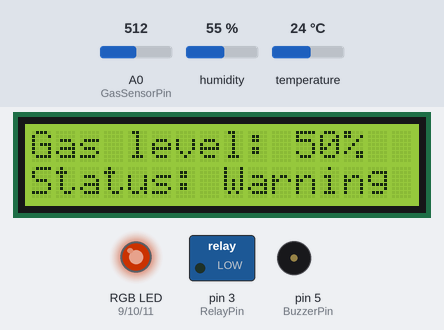
Simulated run of this sketch. Board: Arduino Uno, built with avr-gcc and run on an emulated ATmega328P. Shown: 16×2 character LCD, switched loads named in the sketch (green lamp = pin HIGH), an RGB LED mixed from three pins (HIGH = lit), buzzer (waves = sounding). The test bench sets the inputs (shaded band); at power-on: temperature 24 °C, A0 (GasSensorPin) = 512, humidity 55 %. Dim RGB values are drawn brighter than linear; what the sketch prints to the serial monitor is not drawn.

Above: at 4.39 s.
4.4 s: temperature set to 28 °C
At 6.29 s:
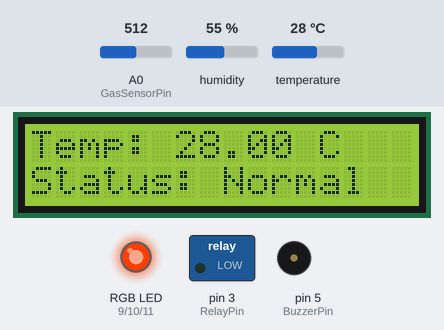
6.5 s: temperature set to 31 °C
At 7.8 s:
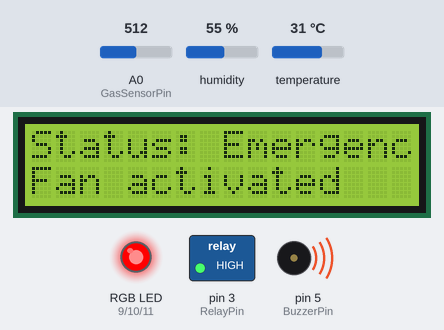
8.5 s: temperature set to 12 °C
At 9.48 s:
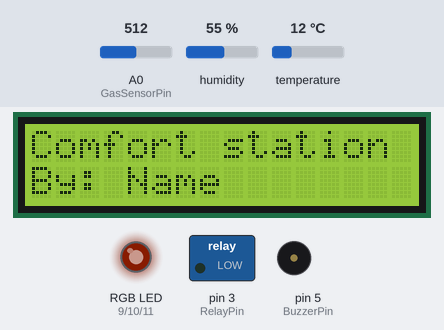
11.0 s: A0 (GasSensorPin) set to 163
At 12.37 s:
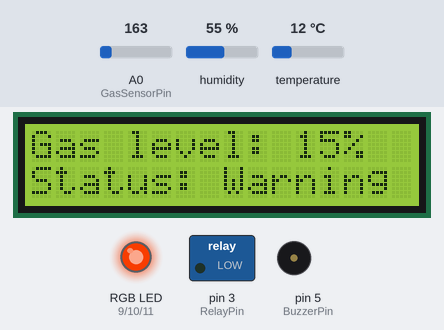
13.1 s: A0 (GasSensorPin) set to 141
At 13.41 s:
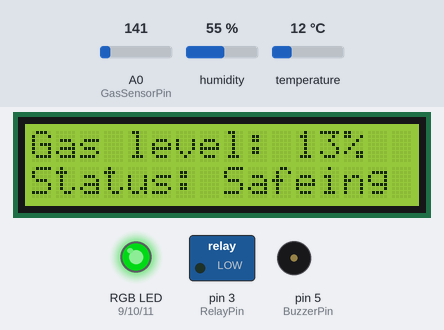
14.8 s: humidity set to 58 %
16.8 s: humidity set to 61 %
At 18.33 s:
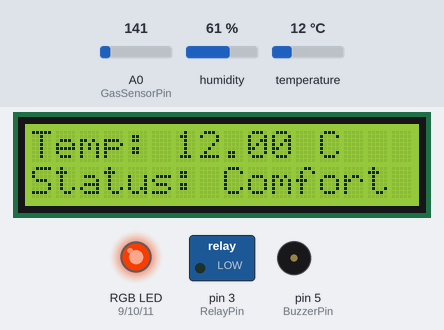
Timing chart, 0 to 25.9 s (numbered marks = the images above; inputs shaded):
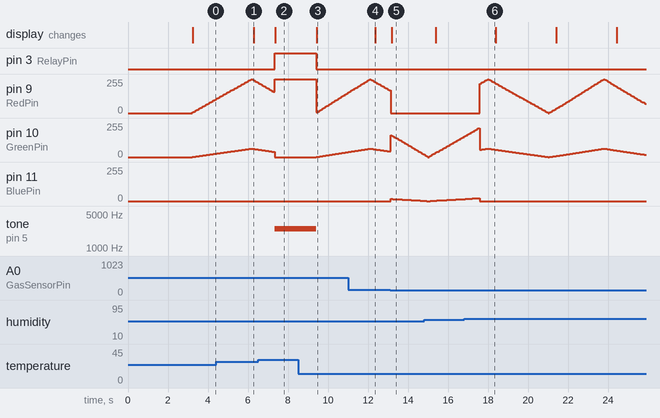

Measured:
- the behaviour switches between 29 and 30 °C on temperature (found by bisection; images 1 and 2)
- the behaviour switches between 154 and 153 on A0 (GasSensorPin) (found by bisection; images 4 and 5)
- the behaviour switches between 59 and 60 % on humidity (found by bisection; images 5 and 6)
- after the input at 4.4 s, the display: changes after 1.9 s (image 1)
- after the input at 6.5 s, pin 3 (RelayPin): LOW → HIGH after 0.83 s; tone on pin 5 (BuzzerPin): silent → 2500 Hz after 0.83 s; the display: changes after 0.87 s (image 2)
- after the input at 8.5 s, pin 3 (RelayPin): HIGH → LOW after 0.92 s; pin 10 (GreenPin): moves from 0/255 to 37/255 over 1.5 s, starting after 0.92 s; tone on pin 5 (BuzzerPin): 2500 Hz → silent after 0.92 s; the display: changes after 0.94 s (image 3)
- after the input at 11.0 s, the display: changes after 1.4 s (image 4)
- after the input at 13.1 s, pin 11 (BluePin): 0/255 → 16/255 at once, → 15/255 0.11 s later, → 14/255 0.11 s later, → 13/255 0.14 s later, … (15 changes in this stretch); the display: changes after 0.08 s (image 5)

The sketch:

15_SmartIndoorClimateActuation.ino
```cpp
/*
 * Author: Iwan
 * Project: 15 Smart Indoor Climate Actuation
 * Learning Objective: Analysis of multi-variable environmental signals,
 * I2C communication protocol, and power relay automation control.
 */

/*
 * +-------------------------------------------------------------------------+
 * |                     TECHNICAL CONNECTION MAP (DATA ONLY)                |
 * +-----------------------+-------------------+-----------------------------+
 * |   HARDWARE COMPONENT  | ARDUINO PIN (UNO) |         PIN TYPE            |
 * +-----------------------+-------------------+-----------------------------+
 * |   MQ-2 Gas Sensor     | A0                | Analog Input Signal         |
 * |   DHT11 Data Line     | D4                | Digital Input/Output (I/O)  |
 * |   RGB LED Red Pin     | D9 (PWM)          | Analog Output (PWM)         |
 * |   RGB LED Green Pin   | D10 (PWM)         | Analog Output (PWM)         |
 * |   RGB LED Blue Pin    | D11 (PWM)         | Analog Output (PWM)         |
 * |   Active Buzzer (+)   | D5 (PWM)          | Analog Output (PWM / tone)  |
 * |   5V Relay Module     | D3                | Digital Output Command      |
 * |   I2C LCD SDA Line    | A4                | Dedicated I2C Data Bus      |
 * |   I2C LCD SCL Line    | A5                | Dedicated I2C Clock Bus     |
 * +-----------------------+-------------------+-----------------------------+
 */

#include <Wire.h>
#include <LiquidCrystal_I2C.h>
#include <DHT.h>

// --- Hardware Mapping and Peripheral Definitions ---
#define GasSensorPin A0
#define DhtPin 4
#define DhtType DHT11
#define RedPin 9
#define GreenPin 10
#define BluePin 11
#define BuzzerPin 5
#define RelayPin 3

// --- Object Initialization ---
DHT DhtSensor(DhtPin, DhtType);
LiquidCrystal_I2C Lcd(0x27, 16, 2);

// --- Execution Control Variables ---
unsigned long PreviousMillis = 0;
int ScreenMode = 0;
int Brightness = 0;
int FadeAmount = 5;

void setup() {
  // Configuration of Pin Modes for actuators and relays
  pinMode(RedPin, OUTPUT);
  pinMode(GreenPin, OUTPUT);
  pinMode(BluePin, OUTPUT);
  pinMode(BuzzerPin, OUTPUT);
  pinMode(RelayPin, OUTPUT); // Configure relay pin as an output signal line

  // Force secure home state: ventilation fan starts completely OFF
  digitalWrite(RelayPin, LOW);

  // Peripheral activation sequences
  DhtSensor.begin();
  Lcd.init();
  Lcd.backlight();

  // Initial system diagnostic sequence
  Lcd.setCursor(0, 0);
  Lcd.print("Station ready"); // Sentence Case applied

  Lcd.setCursor(0, 1);
  Lcd.print("Booting system"); // Sentence Case applied

  // Establishment of hardware terminal baud rate communication
  Serial.begin(9600);
  Serial.println("==================================================");
  Serial.println("    POWER ELECTRONICS: INTEGRATED RELAY ACTIVE    ");
  Serial.println("==================================================");

  // Stabilization period for sensor chemistry
  delay(3000);
  Lcd.clear();
}

void loop() {
  // --- 1. QUANTITATIVE SIGNAL ACQUISITION ---
  int RawValue = analogRead(GasSensorPin);
  int GasPercent = map(RawValue, 0, 1023, 0, 100);
  float Temp = DhtSensor.readTemperature();
  float Hum = DhtSensor.readHumidity();

  // --- 2. PULSE ENGINE (PWM NON-BLOCKING SIGNAL) ---
  // Calculates real-time incremental steps for visual breathing effects
  Brightness = Brightness + FadeAmount;
  if (Brightness >= 255) {
    FadeAmount = -5;
  }
  if (Brightness <= 0) {
    FadeAmount = 5;
  }

  // --- 3. UI SCHEDULER (TEMPORAL MULTIPLEXING) ---
  // Rotates information screens every 3000ms without blocking processing lines
  unsigned long CurrentMillis = millis();

  // Dynamic override: Only advance screens if the relay is NOT active
  if (digitalWrite != HIGH) {
    if (CurrentMillis - PreviousMillis >= 3000) {
      PreviousMillis = CurrentMillis;
      ScreenMode = ScreenMode + 1;
      if (ScreenMode > 3) { // Bounds limited to baseline screens (0 to 3)
        ScreenMode = 0;
      }
      Lcd.clear();
    }
  }

  // --- 4. HIERARCHICAL ALARM & ACTUATION LOGIC ---
  // LEVEL 1: DANGER STATE (Critical environmental thresholds breached)
  if (GasPercent >= 70 || Temp >= 30 || Hum >= 75) {
    analogWrite(RedPin, 255); // Solid Red alert behavior
    analogWrite(GreenPin, 0);
    analogWrite(BluePin, 0);
    tone(BuzzerPin, 2500);    // Continuous high-pitch panic alarm

    // --- INTEGRATED AUTOMATION ACTUATOR CONTROL ---
    // Engage the electromechanical relay if danger comes from Gas density OR high Temperature
    if (GasPercent >= 70 || Temp >= 30) {
      digitalWrite(RelayPin, HIGH); // Contact NO Closed -> Exhaust Fan ON

      // UI Override: Force screen to Emergency state if it wasn't set yet
      if (ScreenMode != 4) {
        ScreenMode = 4;
        Lcd.clear();
      }
      Serial.println("[ALARM ACTUATION]: CRITICAL VENTILATION OVERRIDE LOCKED HIGH");
    } else {
      // If safety alarm is triggered strictly by moisture condensation, relay remains OFF
      digitalWrite(RelayPin, LOW);
      if (ScreenMode == 4) { // Release override if shifting back from a relay event
        ScreenMode = 0;
        Lcd.clear();
      }
    }
  }
  // LEVEL 2: WARNING STATE (Medium environmental risk levels detected)
  else if (GasPercent >= 15 || Temp >= 24 || Hum >= 60) {
    analogWrite(RedPin, Brightness);       // Orange pulsing breathing output
    analogWrite(GreenPin, Brightness / 4);
    analogWrite(BluePin, 0);
    noTone(BuzzerPin);
    digitalWrite(RelayPin, LOW); // Contact NO Open -> Exhaust Fan OFF

    if (ScreenMode == 4) { // Safety clearance reset
      ScreenMode = 0;
      Lcd.clear();
    }
  }
  // LEVEL 3: SAFE Baseline State (All metrics operating inside nominal zones)
  else {
    analogWrite(RedPin, 0);
    analogWrite(GreenPin, Brightness);     // Green dominant refreshing baseline pulse
    analogWrite(BluePin, Brightness / 10);
    noTone(BuzzerPin);
    digitalWrite(RelayPin, LOW); // Contact NO Open -> Exhaust Fan OFF

    if (ScreenMode == 4) { // Safety clearance reset
      ScreenMode = 0;
      Lcd.clear();
    }
  }

  // --- 5. SEQUENTIAL INFORMATION DISPLAY (Sentence Case) ---

  // Screen 0: Project Branding
  if (ScreenMode == 0) {
    Lcd.setCursor(0, 0);
    Lcd.print("Comfort station");
    Lcd.setCursor(0, 1);
    Lcd.print("By: Name");
  }

  // Screen 1: Chemical Density Percentage Tracking
  if (ScreenMode == 1) {
    Lcd.setCursor(0, 0);
    Lcd.print("Gas level: ");
    Lcd.print(GasPercent);
    Lcd.print("%");

    Lcd.setCursor(0, 1);
    if (GasPercent >= 70) {
      Lcd.print("Status: Danger");
    }
    else if (GasPercent >= 15) {
      Lcd.print("Status: Warning");
    }
    else {
      Lcd.print("Status: Safe");
    }
  }

  // Screen 2: Thermal Metric Readings
  if (ScreenMode == 2) {
    Lcd.setCursor(0, 0);
    Lcd.print("Temp: ");
    Lcd.print(Temp);
    Lcd.print(" C");

    Lcd.setCursor(0, 1);
    if (Temp >= 30) {
      Lcd.print("Status: Hot");
    }
    else if (Temp < 24) {
      Lcd.print("Status: Comfort");
    }
    else {
      Lcd.print("Status: Normal");
    }
  }

  // Screen 3: Ambient Moisture Density Tracking
  if (ScreenMode == 3) {
    Lcd.setCursor(0, 0);
    Lcd.print("Humidity: ");
    Lcd.print(Hum);
    Lcd.print("%");

    Lcd.setCursor(0, 1);
    if (Hum >= 75) {
      Lcd.print("Status: Condens.");
    }
    else if (Hum < 30) {
      Lcd.print("Status: Dry");
    }
    else {
      Lcd.print("Status: Ideal");
    }
  }

  // Dynamic Screen 4: Active Mitigation Override Display (Sentence Case)
  if (ScreenMode == 4) {
    Lcd.setCursor(0, 0);
    Lcd.print("Status: Emergency");
    Lcd.setCursor(0, 1);
    Lcd.print("Fan activated");
  }

  delay(30); // Maintains system processing rhythm and uniform PWM transitions
}
```
